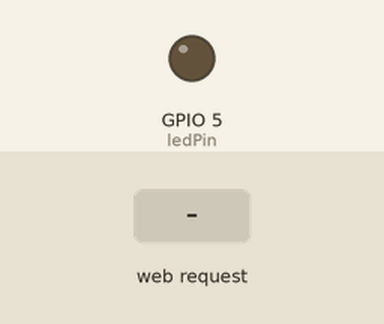
This sketch was run on a simulated ESP32. Shown: output pins drawn as LEDs (lit = HIGH). The test bench sets the inputs (shaded band). WiFi joins after 1.5 s; servers stay silent unless stated; what the sketch prints to the serial monitor is not drawn.

Above: at 2.3 s.
2.4 s: HTTP request GET /encender received
At 3.0 s:
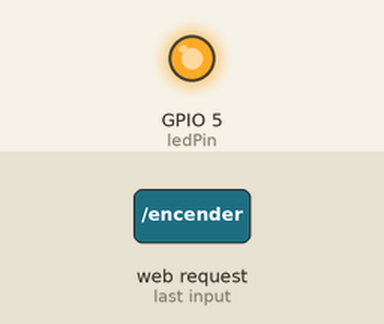
3.9 s: HTTP request GET /apagar received
At 5.3 s:
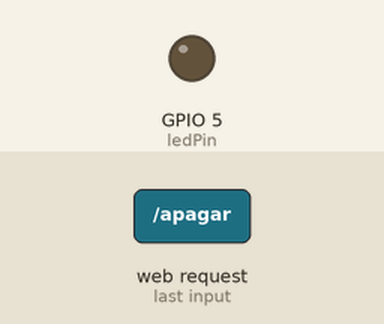
Timing chart, 0 to 6.9 s (numbered marks = the images above; inputs shaded):
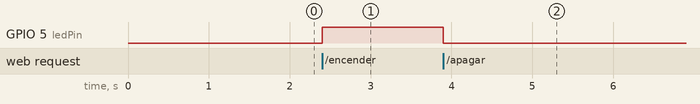

Measured:
- after the input at 2.4 s, GPIO 5 (ledPin): LOW → HIGH at once
- after the input at 3.9 s, GPIO 5 (ledPin): HIGH → LOW at once

The sketch:

APE_13_SERVER.ino
```cpp
#include <WiFi.h>
#include <WebServer.h>

// Definimos el servidor web en el puerto 80 (HTTP estándar)
WebServer server(80);

const int ledPin = 5;
bool estadoLed = false;


const char* ssid = "Internet_UNL";
const char* password = "UNL1859WiFi";


unsigned long tiempoPrevioWifi = 0;
const long intervaloWifi = 500; // Revisar o imprimir puntos cada 500 ms
bool wifiConectadoPreviamente = false;

// Función que diseña la página HTML y la envía a la computadora
void handleRoot() {
  // Usamos Raw String Literals para escribir HTML/CSS sin escapar comillas
  String html = R"rawliteral(
<!DOCTYPE html>
<html lang="es">
<head>
  <meta charset="UTF-8">
  <meta name="viewport" content="width=device-width, initial-scale=1.0">
  <title>Control IoT ESP32</title>
  <style>
    /* Reset y configuración base */
    * {
      box-sizing: border-box;
      margin: 0;
      padding: 0;
      font-family: 'Segoe UI', Roboto, Helvetica, Arial, sans-serif;
    }

    /* Fondo con gradiente moderno */
    body {
      background: linear-gradient(135deg, #0f0c29, #302b63, #24243e);
      color: #ffffff;
      min-height: 100vh;
      display: flex;
      justify-content: center;
      align-items: center;
      overflow: hidden;
    }

    /* Tarjeta principal con efecto Glassmorphism (Cristal) */
    .card {
      position: relative; /* Necesario para posicionar la etiqueta flotante */
      background: rgba(255, 255, 255, 0.1);
      backdrop-filter: blur(15px);
      -webkit-backdrop-filter: blur(15px);
      border: 1px solid rgba(255, 255, 255, 0.2);
      border-radius: 24px;
      padding: 40px 50px;
      box-shadow: 0 8px 32px 0 rgba(0, 0, 0, 0.37);
      text-align: center;
      width: 90%;
      max-width: 400px;
      transition: all 0.3s ease;
    }

    /* Etiqueta "Estoy vivo" */
    .alive-badge {
      position: absolute;
      top: 15px;
      right: 15px;
      background: rgba(0, 255, 136, 0.1);
      color: #00ff88;
      padding: 6px 12px;
      border-radius: 20px;
      font-size: 0.75rem;
      font-weight: 600;
      border: 1px solid rgba(0, 255, 136, 0.3);
      display: flex;
      align-items: center;
      gap: 8px;
    }

    .alive-dot {
      width: 8px;
      height: 8px;
      border-radius: 50%;
      background-color: #00ff88;
      box-shadow: 0 0 10px #00ff88;
      animation: heartbeat 2s infinite;
    }

    /* Estado de error de conexión */
    .alive-badge.error {
      background: rgba(255, 76, 76, 0.1);
      color: #ff4c4c;
      border-color: rgba(255, 76, 76, 0.3);
    }
    .alive-badge.error .alive-dot {
      background-color: #ff4c4c;
      box-shadow: 0 0 10px #ff4c4c;
      animation: none;
    }

    @keyframes heartbeat {
      0% { transform: scale(1); opacity: 1; }
      50% { transform: scale(1.5); opacity: 0.6; }
      100% { transform: scale(1); opacity: 1; }
    }

    /* Tipografías */
    h1 {
      font-size: 1.8rem;
      font-weight: 700;
      margin-bottom: 8px;
      margin-top: 15px;
      background: linear-gradient(to right, #fff, #a5a5a5);
      -webkit-background-clip: text;
      -webkit-text-fill-color: transparent;
    }

    h2 {
      font-size: 1rem;
      font-weight: 400;
      color: #b3b3b3;
      margin-bottom: 35px;
    }

    /* Caja de estado */
    .status-box {
      background: rgba(0, 0, 0, 0.2);
      border-radius: 16px;
      padding: 20px;
      margin-bottom: 30px;
      display: flex;
      align-items: center;
      justify-content: center;
      gap: 12px;
    }

    .status-text {
      font-size: 1.1rem;
      letter-spacing: 0.5px;
    }

    /* Indicador visual (punto de luz) */
    .dot {
      width: 14px;
      height: 14px;
      border-radius: 50%;
      background-color: #555;
      transition: all 0.3s ease;
    }

    .dot.on {
      background-color: #00ff88;
      box-shadow: 0 0 15px #00ff88, 0 0 30px #00ff88;
      animation: pulse 2s infinite;
    }

    .dot.off {
      background-color: #ff4c4c;
      box-shadow: 0 0 10px rgba(255, 76, 76, 0.5);
    }

    @keyframes pulse {
      0% { box-shadow: 0 0 0 0 rgba(0, 255, 136, 0.7); }
      70% { box-shadow: 0 0 0 15px rgba(0, 255, 136, 0); }
      100% { box-shadow: 0 0 0 0 rgba(0, 255, 136, 0); }
    }

    /* Botones modernos */
    .btn {
      display: inline-flex;
      align-items: center;
      justify-content: center;
      width: 100%;
      padding: 16px 24px;
      font-size: 1.2rem;
      font-weight: 600;
      color: white;
      text-decoration: none;
      border-radius: 14px;
      border: none;
      cursor: pointer;
      transition: transform 0.2s ease, box-shadow 0.2s ease;
      letter-spacing: 1px;
    }

    .btn:hover { transform: translateY(-3px); }
    .btn:active { transform: translateY(1px); }

    .btn-on {
      background: linear-gradient(135deg, #00b09b, #96c93d);
      box-shadow: 0 4px 15px rgba(0, 176, 155, 0.4);
    }
    .btn-on:hover { box-shadow: 0 8px 25px rgba(0, 176, 155, 0.6); }

    .btn-off {
      background: linear-gradient(135deg, #eb3349, #f45c43);
      box-shadow: 0 4px 15px rgba(235, 51, 73, 0.4);
    }
    .btn-off:hover { box-shadow: 0 8px 25px rgba(235, 51, 73, 0.6); }
  </style>
</head>
<body>
  <div class="card">
    <!-- Etiqueta de "Estoy vivo" -->
    <div class="alive-badge" id="alive-badge">
      <div class="alive-dot"></div>
      <span id="alive-text">Hola, estoy vivo</span>
    </div>

    <h1>Servidor Web ESP32</h1>
    <h2>Control mediante Red Local</h2>

    <div class="status-box">
      <div class="dot {{DOT_CLASS}}"></div>
      <span class="status-text">El LED está: <strong>{{STATE_TEXT}}</strong></span>
    </div>

    <a href="{{ACTION_URL}}" class="btn {{BTN_CLASS}}">{{BTN_TEXT}}</a>
  </div>

  <script>
    // Función que chequea si el ESP32 sigue respondiendo
    async function checkServer() {
      try {
        let res = await fetch('/ping');
        if(res.ok) {
          let badge = document.getElementById('alive-badge');
          badge.classList.remove('error');
          document.getElementById('alive-text').innerText = 'Hola, estoy vivo';
        }
      } catch (e) {
        let badge = document.getElementById('alive-badge');
        badge.classList.add('error');
        document.getElementById('alive-text').innerText = 'Conexión perdida';
      }
    }
    // Ejecutar cada 4 segundos
    setInterval(checkServer, 4000);
  </script>
</body>
</html>
)rawliteral";

  // Reemplazamos las variables dinámicas según el estado del LED
  if (estadoLed) {
    html.replace("{{DOT_CLASS}}", "on");
    html.replace("{{STATE_TEXT}}", "ENCENDIDO");
    html.replace("{{ACTION_URL}}", "/apagar");
    html.replace("{{BTN_CLASS}}", "btn-off");
    html.replace("{{BTN_TEXT}}", "APAGAR LED");
  } else {
    html.replace("{{DOT_CLASS}}", "off");
    html.replace("{{STATE_TEXT}}", "APAGADO");
    html.replace("{{ACTION_URL}}", "/encender");
    html.replace("{{BTN_CLASS}}", "btn-on");
    html.replace("{{BTN_TEXT}}", "ENCENDER LED");
  }

  server.send(200, "text/html", html);
}

void handleEncender() {
  estadoLed = true;
  digitalWrite(ledPin, HIGH);
  server.sendHeader("Location", "/");
  server.send(303);
}

void handleApagar() {
  estadoLed = false;
  digitalWrite(ledPin, LOW);
  server.sendHeader("Location", "/");
  server.send(303);
}

void setup() {
  Serial.begin(115200);
  pinMode(ledPin, OUTPUT);
  digitalWrite(ledPin, LOW);

  // Configurar el ESP32 en modo Estación (conectarse a una red existente)
  WiFi.mode(WIFI_STA);
  WiFi.begin(ssid, password);

  Serial.print("Conectando al Wi-Fi");


  // Rutas del Servidor
  server.on("/", handleRoot);
  server.on("/encender", handleEncender);
  server.on("/apagar", handleApagar);


}

void loop() {
  unsigned long tiempoActual = millis();


  if (WiFi.status() == WL_CONNECTED) {
    // Si se acaba de conectar por primera vez en este ciclo
    if (!wifiConectadoPreviamente) {
      Serial.println("\n=====================================");
      Serial.println("¡ESP32 Conectado a la Red con Éxito!");
      Serial.print("Dirección IP asignada: ");
      Serial.println(WiFi.localIP());
      Serial.println("=====================================");

      server.begin(); // Encendemos el servidor ahora que hay red
      wifiConectadoPreviamente = true;
    }

    // El servidor web procesa peticiones de forma continua y fluida
    server.handleClient();

  } else {
    // Si no está conectado o se cayó la red
    if (wifiConectadoPreviamente) {
      Serial.println("\n[ALERTA] Se perdió la conexión Wi-Fi. Reintentando...");
      wifiConectadoPreviamente = false;
    }


    if (tiempoActual - tiempoPrevioWifi >= intervaloWifi) {
      tiempoPrevioWifi = tiempoActual;
      Serial.print(".");
    }
  }
}
```
